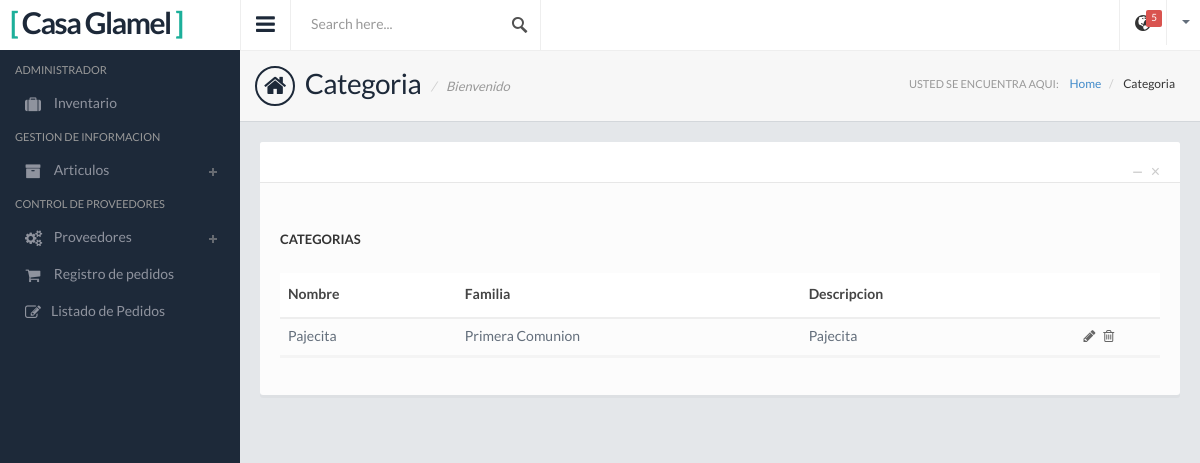
Page /Categoria-Lista/ on the committed database.
### Apps/Inventario/models.py (models this page shows, shortened)
class Categoria(models.Model):
    famila_idfamilia = models.ForeignKey(Familia)
    nombre = models.CharField(max_length=45)
    descripcion = models.CharField(max_length=100)
    visible = models.BooleanField(default=True)

class Familia(models.Model):
    nombre = models.CharField(max_length=45)
    descripcion = models.CharField(max_length=100)
    def __str__(self):
        return self.nombre

### Apps/Inventario/views.py (the view)
# urls.py: url(r'^Categoria-Lista/$', Categoria_Lista.as_view(), name='Categoria_Lista'),
class Categoria_Lista(LoginRequiredMixin,SuperuserRequiredMixin,ListView):
    model = Categoria
    login_url = '/'
    context_object_name = 'categoria'
    template_name = u'ModuloAdmin/InventarioTemplate/Categoria/categoria_list.html'

### templates/ModuloAdmin/InventarioTemplate/Categoria/categoria_list.html (shortened to what this page needs)
{% extends "base.html" %}
{% load static from staticfiles %}
{% block link%} <link href="{% static 'css/jquery.datatables.css' %}" rel="stylesheet"> {%endblock%}
{% block page %} Categoria {% endblock %}
{% block page2 %} Categoria {% endblock %}
{% block contenido%}
    <div class="panel panel-default">
        <div class="panel-heading">
          <div class="panel-btns">
            <a href="#" class="panel-close">&times;</a>
            <a href="#" class="minimize">&minus;</a>
          </div>
        </div>
        <div class="panel-body">
          <h1 class="subtitle mb5">Categorias</h1>
          <br />
          <div class="table-responsive">
          <table class="table" id="table2">
              <thead>
                 <tr>
                    <th>Nombre</th>
                    <th>Familia</th>
                    <th>Descripcion</th>
                    <th></th>
                 </tr>
              </thead>
              <tbody>
                 {%for categoria in categoria%}
                 <tr class="odd gradeX">
                    <td>{{categoria.nombre}}</td>
                    <td>{{categoria.famila_idfamilia}}</td>
                    <td>{{categoria.descripcion}}</td>
                    <td class="table-action">
                      <a href="{% url 'Inventario:Categoria_Modificar' categoria.pk %}"><i class="fa fa-pencil"></i></a>
                      <a href="{% url 'Inventario:Categoria_Eliminar' categoria.pk %}"><i class="fa fa-trash-o"></i></a>
                    </td>
                 </tr>
                 {%endfor%}
              </tbody>
           </table>
          </div>
        </div>
      </div>
{% endblock %}

### static/css/style.default.css (style rules this page uses)
body { background: #1d2939; font-family: 'LatoRegular', 'Lucida Grande', 'Lucida Sans Unicode', Helvetica, sans-serif !important; line-height: 21px; color: #636e7b; overflow: hidden; }
h1,h2,h3,h4,h5 { font-family: 'LatoRegular', 'Lucida Grande', 'Lucida Sans Unicode', Helvetica, sans-serif; }
.subtitle { font-size: 13px; text-transform: uppercase; color: #333; font-family: 'LatoBold'; margin-bottom: 15px; margin-top: 0; }
.table-action { text-align: center; }
.table-action a, .table-action-hide a { display: inline-block; margin-right: 5px; color: #666; }
.table-action a:last-child, .table-action-hide a:last-child { margin-right: 0; }
.mb5 { margin-bottom: 5px; }

### rows in the picture
Categoria: nombre "Pajecita", famila_idfamilia "Primera Comunion", descripcion "Pajecita"
